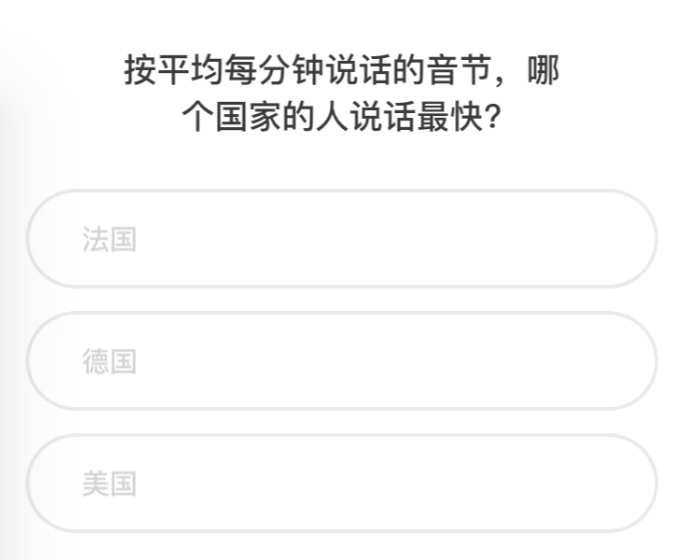
#> input picture question_screenshot.png, 680 x 560 px
$ python -i KnMoney.py   (imports and definitions only)
#> lines starting #> are read from the running program, lines starting #| are printed output that depends on the picture
#> further down, picture is the input picture: PIL image 680x560 RGBA; mean R, G, B, A 249.2, 249.2, 249.2, 255
# coding: utf-8

#需要自行修改截图Frame "x, y, w, h ", 不带空格
#冲顶大会截图坐标
cddh_ques_loca       = "70,150,310,120"
cddh_answer_one_loca = "100,326,270,35"
cddh_answer_two_loca = "100,376,270,35"
cddh_answer_thr_loca = "100,426,270,35"

#百万英雄截图坐标
bwyy_ques_loca       = "70,115,310,130"
bwyy_answer_one_loca = "100,265,270,35"
bwyy_answer_two_loca = "100,330,270,35"
bwyy_answer_thr_loca = "100,390,270,35"

#芝士超人截图坐标
zscr_ques_loca       = "70,95,310,90"
zscr_answer_one_loca = "100,195,270,35"
zscr_answer_two_loca = "100,255,270,35"
zscr_answer_thr_loca = "100,315,270,35"

#网易新闻截图坐标
wyxw_ques_loca       = "90, 165, 310, 70"
wyxw_answer_one_loca = "100, 215, 270, 35"
wyxw_answer_two_loca = "100, 275, 270, 35"
wyxw_answer_thr_loca = "100, 345, 270, 35"

#UC浏览器截图坐标
uc_ques_loca       = "90, 145, 290, 80"
uc_answer_one_loca = "118, 240, 220, 35"
uc_answer_two_loca = "118, 310, 220, 35"
uc_answer_thr_loca = "118, 380, 220, 35"

#大白汽车截图坐标
dbqc_ques_loca       = "80, 155, 290, 80"
dbqc_answer_one_loca = "130, 230, 220, 35"
dbqc_answer_two_loca = "130, 290, 220, 35"
dbqc_answer_thr_loca = "130, 350, 220, 35"

#other
questions = []

import time
import datetime
import json
import requests
import webbrowser
from urllib import parse
import urllib.parse
from threading import Thread
from PIL import Image
from PIL import ImageEnhance
import pytesseract
import os
#mySelf Part
import methods

# [53 lines left out: functions getImgFromScreenCapture, getImgFromScreenCaptureAgain, not called in this run]

def getImageFromImageEnhanceForQuestion(image):
        #处理图像参数
        enh_con = ImageEnhance.Contrast(image)
        #对比度,锐度,亮度
        contrast = 2.0
        sharpness = 5.0
        brightness = 5.0
        enh_image = enh_con.enhance(contrast)
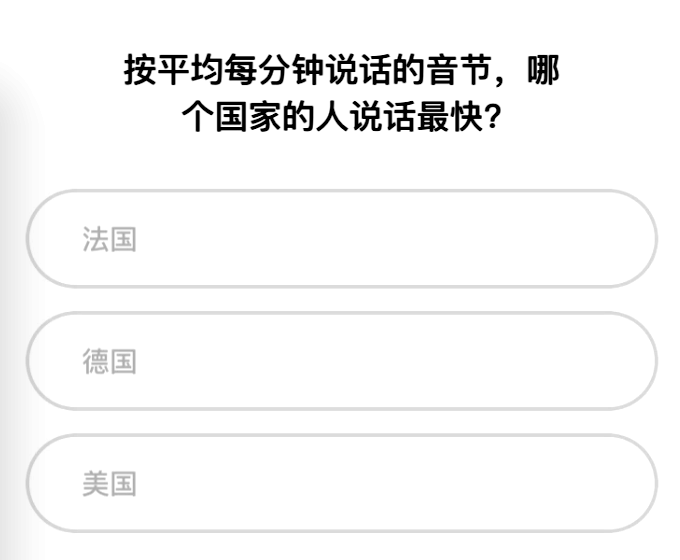
#> enh_image: PIL image 680x560 RGBA; mean R, G, B, A 246.1, 246.1, 246.1, 255
        enh_image = enh_con.enhance(sharpness)
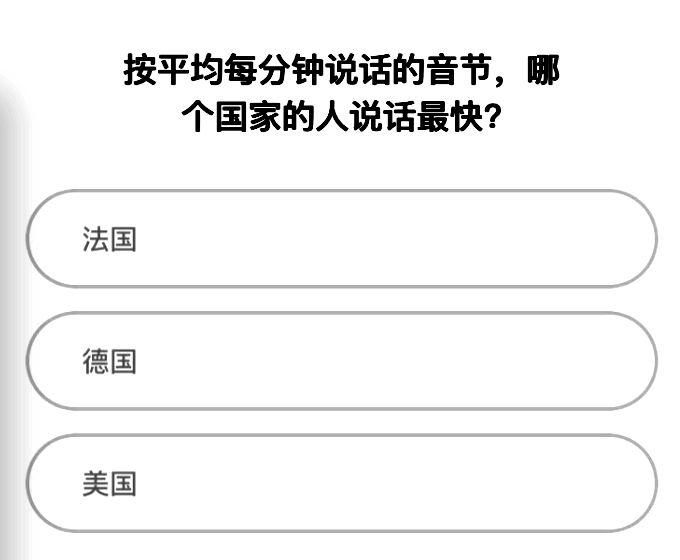
#> enh_image: PIL image 680x560 RGBA; mean R, G, B, A 242.2, 242.2, 242.2, 255
        enh_image = enh_con.enhance(brightness)
        # enh_image.show()
        return enh_image


# [108 lines left out: functions getImageFromImageEnhance, get_answer, start_browser_and_search, testPlay, startPlay, main, not called in this run]


# [2 lines not run here, left out]

>>> from PIL import Image
>>> picture = Image.open('question_screenshot.png')
>>> result = getImageFromImageEnhanceForQuestion(picture)
